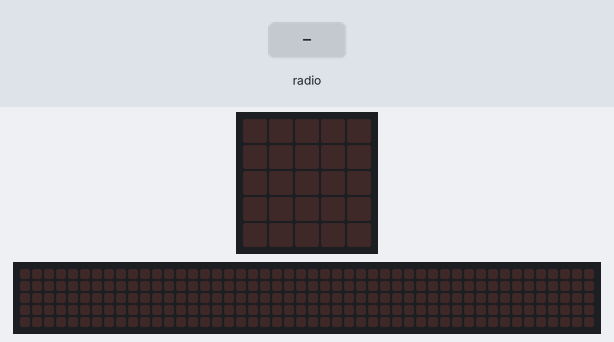
Recording of a program running on a simulated BBC micro:bit running MicroPython. Parts: the board's 5×5 LED display, a strip that is not on the board, showing the scrolling text unrolled. Inputs (shaded band) come from the test bench. The 48×5 strip is a reading aid, not a part: it shows the text the display is scrolling, unrolled, one strip-width of it at a time.

Above: at 1.2 s.
1.3 s: radio message "adHi" arrives
At 1.37 s:
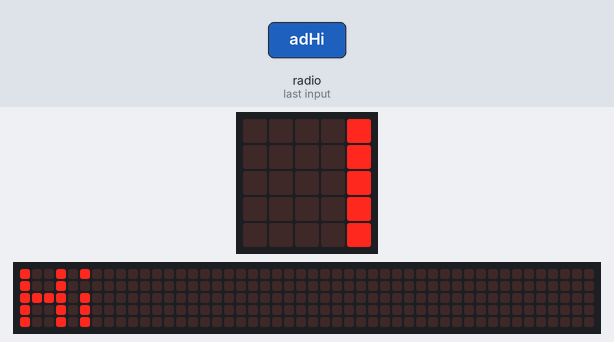
At 2.95 s:
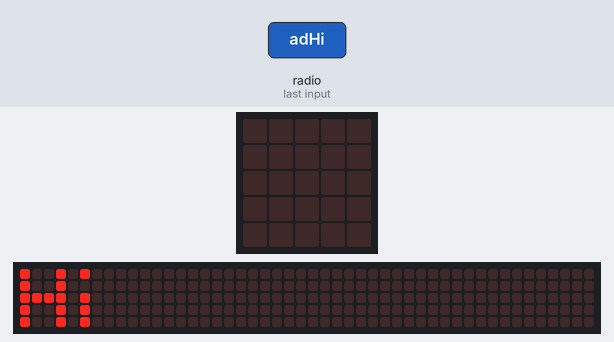
Timing chart, 0 to 4.5 s (numbered marks = the images above; inputs shaded):
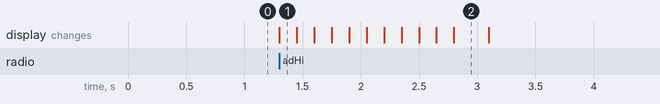

Measured:
- after the input at 1.3 s, the display: changes at once (image 1)

The program:

bord3_test.py
```python
from microbit import *
import radio

radio.on()
radio.config(channel=42)
radio.config(power=7)

while 1:
    x = radio.receive()
    if x != None:
        if x == "adHi":
            display.scroll("Hi")
```
